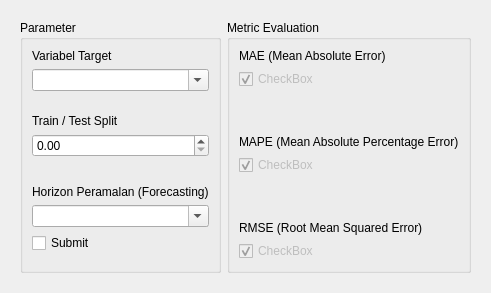
              <widget class="QWidget" name="initial_General">
               <attribute name="title">
                <string>General</string>
               </attribute>
               <layout class="QHBoxLayout" name="horizontalLayout_12">
                <item>
                 <widget class="QWidget" name="initial_General_Container" native="true">
                  <layout class="QHBoxLayout" name="horizontalLayout_13">
                   <item>
                    <widget class="QGroupBox" name="groupBox_27">
                     <property name="sizePolicy">
                      <sizepolicy hsizetype="MinimumExpanding" vsizetype="MinimumExpanding">
                       <horstretch>0</horstretch>
                       <verstretch>0</verstretch>
                      </sizepolicy>
                     </property>
                     <property name="title">
                      <string>Parameter</string>
                     </property>
                     <layout class="QFormLayout" name="formLayout">
                      <item row="0" column="0">
                       <layout class="QVBoxLayout" name="verticalLayout_14">
                        <item>
                         <widget class="QLabel" name="label">
                          <property name="text">
                           <string>Variabel Target</string>
                          </property>
                         </widget>
                        </item>
                        <item>
                         <widget class="QComboBox" name="Param_initial_value_general_variabeltraget">
                          <property name="editable">
                           <bool>true</bool>
                          </property>
                         </widget>
                        </item>
                        <item>
                         <spacer name="verticalSpacer">
                          <property name="orientation">
                           <enum>Qt::Orientation::Vertical</enum>
                          </property>
                          <property name="sizeType">
                           <enum>QSizePolicy::Policy::Fixed</enum>
                          </property>
                          <property name="sizeHint" stdset="0">
                           <size>
                            <width>20</width>
                            <height>17</height>
                           </size>
                          </property>
                         </spacer>
                        </item>
                        <item>
                         <widget class="QLabel" name="label_2">
                          <property name="text">
                           <string>Train / Test Split</string>
                          </property>
                         </widget>
                        </item>
                        <item>
                         <widget class="QDoubleSpinBox" name="Param_initial_value_general_trainortestplit">
                          <property name="wrapping">
                           <bool>false</bool>
                          </property>
                         </widget>
                        </item>
                        <item>
                         <spacer name="verticalSpacer_2">
                          <property name="orientation">
                           <enum>Qt::Orientation::Vertical</enum>
                          </property>
                          <property name="sizeType">
                           <enum>QSizePolicy::Policy::Fixed</enum>
                          </property>
                          <property name="sizeHint" stdset="0">
                           <size>
                            <width>20</width>
                            <height>22</height>
                           </size>
                          </property>
                         </spacer>
                        </item>
                        <item>
                         <widget class="QLabel" name="label_23">
                          <property name="text">
                           <string>Horizon Peramalan (Forecasting)</string>
                          </property>
                         </widget>
                        </item>
                        <item>
                         <widget class="QComboBox" name="Param_initial_value_general_forecasting">
                          <property name="editable">
                           <bool>true</bool>
                          </property>
                         </widget>
                        </item>
                       </layout>
                      </item>
                      <item row="1" column="0">
                       <widget class="QCheckBox" name="Param_Status_Submit_general">
                        <property name="text">
                         <string>Submit</string>
                        </property>
                       </widget>
                      </item>
                     </layout>
                    </widget>
                   </item>
                   <item>
                    <widget class="QGroupBox" name="groupBox_28">
                     <property name="sizePolicy">
                      <sizepolicy hsizetype="MinimumExpanding" vsizetype="MinimumExpanding">
                       <horstretch>0</horstretch>
                       <verstretch>0</verstretch>
                      </sizepolicy>
                     </property>
                     <property name="title">
                      <string>Metric Evaluation</string>
                     </property>
                     <layout class="QFormLayout" name="formLayout_2">
                      <item row="0" column="0">
                       <layout class="QVBoxLayout" name="verticalLayout_13">
                        <item>
                         <widget class="QLabel" name="label_29">
                          <property name="text">
                           <string>MAE (Mean Absolute Error)</string>
                          </property>
                         </widget>
                        </item>
                        <item>
                         <widget class="QCheckBox" name="checkBox_6">
                          <property name="enabled">
                           <bool>false</bool>
                          </property>
                          <property name="text">
                           <string>CheckBox</string>
                          </property>
                          <property name="checkable">
                           <bool>true</bool>
                          </property>
                          <property name="checked">
                           <bool>true</bool>
                          </property>
                         </widget>
                        </item>
                        <item>
                         <spacer name="verticalSpacer_3">
                          <property name="orientation">
                           <enum>Qt::Orientation::Vertical</enum>
                          </property>
                          <property name="sizeHint" stdset="0">
                           <size>
                            <width>20</width>
                            <height>40</height>
                           </size>
                          </property>
                         </spacer>
                        </item>
                        <item>
                         <widget class="QLabel" name="label_30">
                          <property name="text">
                           <string>MAPE (Mean Absolute Percentage Error)</string>
                          </property>
                         </widget>
                        </item>
                        <item>
                         <widget class="QCheckBox" name="checkBox_5">
                          <property name="enabled">
                           <bool>false</bool>
                          </property>
                          <property name="text">
                           <string>CheckBox</string>
                          </property>
                          <property name="checkable">
                           <bool>true</bool>
                          </property>
                          <property name="checked">
                           <bool>true</bool>
                          </property>
                         </widget>
                        </item>
                        <item>
                         <spacer name="verticalSpacer_4">
                          <property name="orientation">
                           <enum>Qt::Orientation::Vertical</enum>
                          </property>
                          <property name="sizeHint" stdset="0">
                           <size>
                            <width>20</width>
                            <height>40</height>
                           </size>
                          </property>
                         </spacer>
                        </item>
                        <item>
                         <widget class="QLabel" name="label_31">
                          <property name="text">
                           <string>RMSE (Root Mean Squared Error)</string>
                          </property>
                         </widget>
                        </item>
                        <item>
                         <widget class="QCheckBox" name="checkBox_7">
                          <property name="enabled">
                           <bool>false</bool>
                          </property>
                          <property name="text">
                           <string>CheckBox</string>
                          </property>
                          <property name="checkable">
                           <bool>true</bool>
                          </property>
                          <property name="checked">
                           <bool>true</bool>
                          </property>
                         </widget>
                        </item>
                       </layout>
                      </item>
                     </layout>
                    </widget>
                   </item>
                  </layout>
                 </widget>
                </item>
               </layout>
              </widget>
